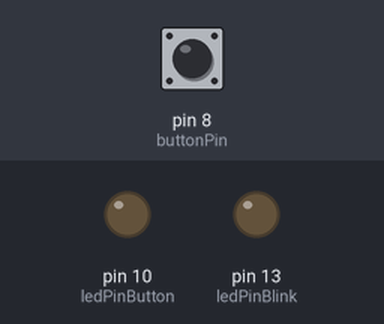
Simulated run of this sketch. Board: Arduino Leonardo, built with avr-gcc and run on an emulated ATmega32U4. Shown: output pins drawn as LEDs (lit = HIGH). The test bench sets the inputs (shaded band); at power-on: pin 8 (buttonPin) HIGH.

Above: at 1.2 s.
1.3 s: pin 8 (buttonPin) pulled LOW for 0.15 s
At 2.3 s:
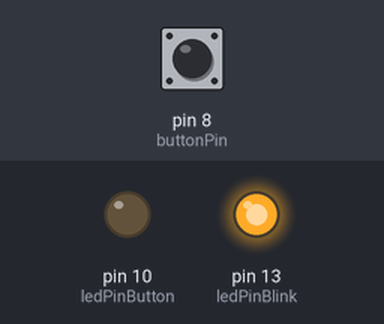
4.4 s: pin 8 (buttonPin) pulled LOW for 1 s
At 5.2 s:
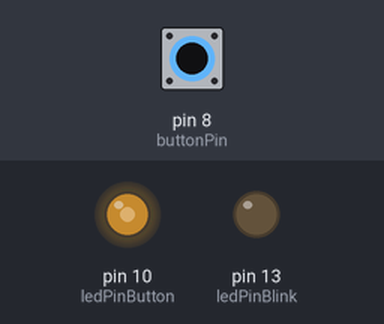
7.4 s: pin 8 (buttonPin) pulled LOW for 0.15 s
At 9.4 s:
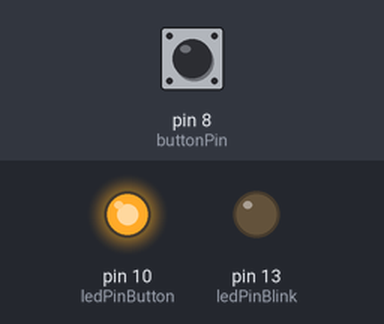
10.4 s: pin 8 (buttonPin) pulled LOW for 3.2 s
At 11.3 s:
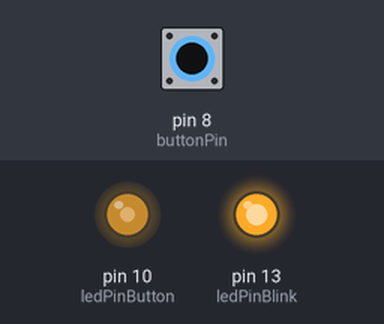
Timing chart, 0 to 35.5 s (numbered marks = the images above; inputs shaded):
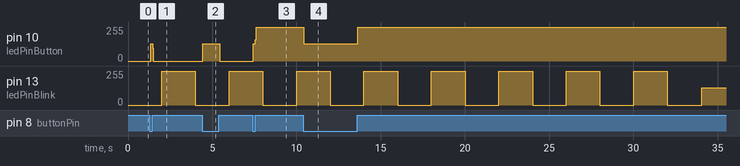

The sketch:

project03.ino
```cpp
// (licence header left out)
#define ARDUINO_MAIN
#include "Arduino.h"

/*
 * Cortex-M3 Systick IT handler
 */
/*
extern void SysTick_Handler( void )
{
  // Increment tick count each ms
  TimeTick_Increment() ;
}
*/

/*
 * \brief Main entry point of Arduino application
 */
int main( void )
{
	init();

	delay(1);

#if defined(USBCON)
	USBDevice.attach();
#endif

	setup();

	for (;;)
	{
		loop();
		if (serialEventRun) serialEventRun();
	}

	return 0;
}

/* define pin for LED, which blinks  */
int ledPinBlink = 13;
/* define pin for LED, which is controlled by the button */
int ledPinButton = 10;
/* define pin for button */
int buttonPin = 8;
/* button state to be saved in */
int buttonState;
/* interval 2 sec */
int interval = 2000;
/* time of previous toggle */
int prev;
/* status of the blinking LED */
int ledBlinkState = LOW;
/* status of the button LED */
int ledButtonState = LOW;

void setup() {
	/* configure ledPinBlink as  output */
	pinMode(ledPinBlink, OUTPUT);
	/* configure ledPinButton as  output */
	pinMode(ledPinButton, OUTPUT);
	/* configure buttonPin as input */
	pinMode(buttonPin, INPUT);
	/* activate the internal pull up resistor */
	digitalWrite(buttonPin, HIGH);
	/* initialize last time toggelt */
}

void loop() {
	/* compare the time, which has passed since the last toggle
	 * with the interval time. If the interval was reached...
	 */
	if ((millis() - prev) > interval) {
		/* ... reset the time since the last interval to now */
		prev = millis();
		/* invert the actual LED status */
		ledBlinkState = !ledBlinkState;
		/* and write the new status */
		digitalWrite(ledPinBlink, ledBlinkState);
	}

	/* read the button state */
	buttonState = digitalRead(buttonPin);

	/* if the button is pressed ... */
	if (LOW == buttonState) {
		/* ... toggle the LED */
		ledButtonState = !ledButtonState;
		digitalWrite(ledPinButton, ledButtonState);
	}
}
```

Measured:
- after the input at 1.3 s, pin 10 (ledPinButton): 0/255 → 128/255 at once, → 0/255 0.12 s later
- after the input at 4.4 s, pin 10 (ledPinButton): 0/255 → 128/255 at once, → 0/255 1.0 s later
- after the input at 7.4 s, pin 10 (ledPinButton): 0/255 → 128/255 at once, → 255/255 0.12 s later
- after the input at 10.4 s, pin 10 (ledPinButton): 255/255 → 128/255 at once, → 255/255 3.2 s later
- by itself, pin 13 (ledPinBlink): repeats every 4.0 s: 255/255 2.0 s, 0/255 2.0 s
